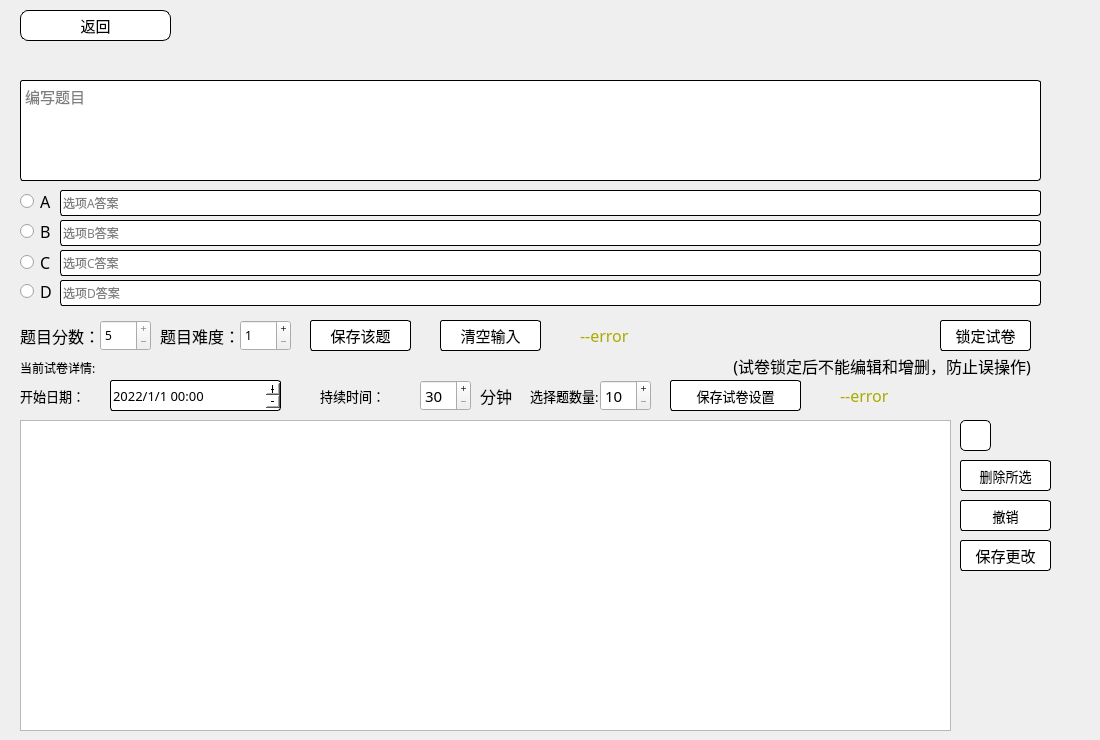
    <widget class="QWidget" name="tab">
     <attribute name="title">
      <string>页</string>
     </attribute>
     <widget class="QTableView" name="tableView_3">
      <property name="geometry">
       <rect>
        <x>20</x>
        <y>420</y>
        <width>931</width>
        <height>311</height>
       </rect>
      </property>
      <property name="font">
       <font>
        <family>黑体</family>
       </font>
      </property>
     </widget>
     <widget class="QLabel" name="label_15">
      <property name="geometry">
       <rect>
        <x>20</x>
        <y>360</y>
        <width>1021</width>
        <height>16</height>
       </rect>
      </property>
      <property name="font">
       <font>
        <family>黑体</family>
       </font>
      </property>
      <property name="text">
       <string>当前试卷详情:</string>
      </property>
     </widget>
     <widget class="QPushButton" name="pushButton_41">
      <property name="geometry">
       <rect>
        <x>310</x>
        <y>320</y>
        <width>101</width>
        <height>31</height>
       </rect>
      </property>
      <property name="font">
       <font>
        <family>黑体</family>
        <pointsize>11</pointsize>
        <weight>50</weight>
        <bold>false</bold>
       </font>
      </property>
      <property name="cursor">
       <cursorShape>PointingHandCursor</cursorShape>
      </property>
      <property name="acceptDrops">
       <bool>true</bool>
      </property>
      <property name="styleSheet">
       <string notr="true">QPushButton

{
	border:1px solid rgb(0,0,0);
	border-radius:3px;
	
	background-color: rgb(255, 255, 255);
}
QPushButton:hover
{
	background-color: rgb(250, 250, 250);
	border:1px solid rgb(0,0,0);
	
}</string>
      </property>
      <property name="text">
       <string>保存该题</string>
      </property>
      <property name="icon">
       <iconset resource="Img.qrc">
        <normaloff>:/img/img/save_78935.ico</normaloff>:/img/img/save_78935.ico</iconset>
      </property>
     </widget>
     <widget class="QPushButton" name="pushButton_delete_one">
      <property name="geometry">
       <rect>
        <x>960</x>
        <y>460</y>
        <width>91</width>
        <height>31</height>
       </rect>
      </property>
      <property name="font">
       <font>
        <family>黑体</family>
        <pointsize>10</pointsize>
        <weight>50</weight>
        <bold>false</bold>
       </font>
      </property>
      <property name="cursor">
       <cursorShape>PointingHandCursor</cursorShape>
      </property>
      <property name="acceptDrops">
       <bool>true</bool>
      </property>
      <property name="styleSheet">
       <string notr="true">QPushButton

{
	border:1px solid rgb(0,0,0);
	border-radius:3px;
	
	background-color: rgb(255, 255, 255);
}
QPushButton:hover
{
	background-color: rgb(250, 250, 250);
	border:1px solid rgb(0,0,0);
	
}</string>
      </property>
      <property name="text">
       <string>删除所选</string>
      </property>
      <property name="icon">
       <iconset resource="Img.qrc">
        <normaloff>:/img/img/seo.ico</normaloff>:/img/img/seo.ico</iconset>
      </property>
      <property name="iconSize">
       <size>
        <width>20</width>
        <height>20</height>
       </size>
      </property>
     </widget>
     <widget class="QPushButton" name="pushButton_undo">
      <property name="geometry">
       <rect>
        <x>960</x>
        <y>500</y>
        <width>91</width>
        <height>31</height>
       </rect>
      </property>
      <property name="font">
       <font>
        <family>黑体</family>
        <pointsize>10</pointsize>
        <weight>50</weight>
        <bold>false</bold>
       </font>
      </property>
      <property name="cursor">
       <cursorShape>PointingHandCursor</cursorShape>
      </property>
      <property name="acceptDrops">
       <bool>true</bool>
      </property>
      <property name="styleSheet">
       <string notr="true">QPushButton

{
	border:1px solid rgb(0,0,0);
	border-radius:3px;
	
	background-color: rgb(255, 255, 255);
}
QPushButton:hover
{
	background-color: rgb(250, 250, 250);
	border:1px solid rgb(0,0,0);
	
}</string>
      </property>
      <property name="text">
       <string>撤销</string>
      </property>
      <property name="icon">
       <iconset resource="Img.qrc">
        <normaloff>:/img/img/return.ico</normaloff>:/img/img/return.ico</iconset>
      </property>
      <property name="iconSize">
       <size>
        <width>20</width>
        <height>20</height>
       </size>
      </property>
     </widget>
     <widget class="QPushButton" name="pushButton_saveall">
      <property name="geometry">
       <rect>
        <x>960</x>
        <y>540</y>
        <width>91</width>
        <height>31</height>
       </rect>
      </property>
      <property name="font">
       <font>
        <family>黑体</family>
        <pointsize>11</pointsize>
        <weight>50</weight>
        <bold>false</bold>
       </font>
      </property>
      <property name="cursor">
       <cursorShape>PointingHandCursor</cursorShape>
      </property>
      <property name="acceptDrops">
       <bool>true</bool>
      </property>
      <property name="styleSheet">
       <string notr="true">QPushButton

{
	border:1px solid rgb(0,0,0);
	border-radius:3px;
	
	background-color: rgb(255, 255, 255);
}
QPushButton:hover
{
	background-color: rgb(250, 250, 250);
	border:1px solid rgb(0,0,0);
	
}</string>
      </property>
      <property name="text">
       <string>保存更改</string>
      </property>
      <property name="icon">
       <iconset resource="Img.qrc">
        <normaloff>:/img/img/save_78935.ico</normaloff>:/img/img/save_78935.ico</iconset>
      </property>
      <property name="iconSize">
       <size>
        <width>20</width>
        <height>20</height>
       </size>
      </property>
     </widget>
     <widget class="QPushButton" name="pushButton_45">
      <property name="geometry">
       <rect>
        <x>20</x>
        <y>10</y>
        <width>151</width>
        <height>31</height>
       </rect>
      </property>
      <property name="font">
       <font>
        <family>黑体</family>
        <pointsize>11</pointsize>
        <weight>50</weight>
        <bold>false</bold>
       </font>
      </property>
      <property name="cursor">
       <cursorShape>PointingHandCursor</cursorShape>
      </property>
      <property name="acceptDrops">
       <bool>true</bool>
      </property>
      <property name="styleSheet">
       <string notr="true">QPushButton

{
	border:1px solid rgb(0,0,0);
	border-radius:8px;
	
	background-color: rgb(255, 255, 255);
}
QPushButton:hover
{
	background-color: rgb(250, 250, 250);
	border:1px solid rgb(0,0,0);
	
}</string>
      </property>
      <property name="text">
       <string>返回</string>
      </property>
      <property name="icon">
       <iconset resource="Img.qrc">
        <normaloff>:/img/img/back.ico</normaloff>:/img/img/back.ico</iconset>
      </property>
     </widget>
     <widget class="QDateTimeEdit" name="dateTimeEdit">
      <property name="geometry">
       <rect>
        <x>110</x>
        <y>380</y>
        <width>171</width>
        <height>31</height>
       </rect>
      </property>
      <property name="font">
       <font>
        <family>黑体</family>
        <pointsize>10</pointsize>
       </font>
      </property>
      <property name="styleSheet">
       <string notr="true">QDateTimeEdit

{
	border:1px solid rgb(0,0,0);
	border-radius:3px;
	
	background-color: rgb(255, 255, 255);
}
QDateTimeEdit:hover
{
	background-color: rgb(250, 250, 250);
	border:1px solid rgb(0,0,0);
	
}</string>
      </property>
      <property name="buttonSymbols">
       <enum>QAbstractSpinBox::PlusMinus</enum>
      </property>
      <property name="date">
       <date>
        <year>2022</year>
        <month>1</month>
        <day>1</day>
       </date>
      </property>
      <property name="currentSection">
       <enum>QDateTimeEdit::YearSection</enum>
      </property>
      <property name="displayFormat">
       <string>yyyy/M/d hh:mm</string>
      </property>
     </widget>
     <widget class="QPushButton" name="pushButton_47">
      <property name="geometry">
       <rect>
        <x>670</x>
        <y>380</y>
        <width>131</width>
        <height>31</height>
       </rect>
      </property>
      <property name="font">
       <font>
        <family>黑体</family>
        <pointsize>10</pointsize>
        <weight>50</weight>
        <bold>false</bold>
       </font>
      </property>
      <property name="cursor">
       <cursorShape>PointingHandCursor</cursorShape>
      </property>
      <property name="acceptDrops">
       <bool>true</bool>
      </property>
      <property name="styleSheet">
       <string notr="true">QPushButton

{
	border:1px solid rgb(0,0,0);
	border-radius:3px;
	
	background-color: rgb(255, 255, 255);
}
QPushButton:hover
{
	background-color: rgb(250, 250, 250);
	border:1px solid rgb(0,0,0);
	
}</string>
      </property>
      <property name="text">
       <string>保存试卷设置</string>
      </property>
      <property name="icon">
       <iconset resource="Img.qrc">
        <normaloff>:/img/img/save_78935.ico</normaloff>:/img/img/save_78935.ico</iconset>
      </property>
     </widget>
     <widget class="QLabel" name="label_9">
      <property name="geometry">
       <rect>
        <x>480</x>
        <y>380</y>
        <width>51</width>
        <height>31</height>
       </rect>
      </property>
      <property name="font">
       <font>
        <family>黑体</family>
        <pointsize>12</pointsize>
       </font>
      </property>
      <property name="text">
       <string>分钟</string>
      </property>
     </widget>
     <widget class="QSpinBox" name="spinBox_examtime">
      <property name="geometry">
       <rect>
        <x>420</x>
        <y>380</y>
        <width>51</width>
        <height>31</height>
       </rect>
      </property>
      <property name="font">
       <font>
        <family>黑体</family>
        <pointsize>11</pointsize>
       </font>
      </property>
      <property name="wrapping">
       <bool>false</bool>
      </property>
      <property name="readOnly">
       <bool>false</bool>
      </property>
      <property name="buttonSymbols">
       <enum>QAbstractSpinBox::PlusMinus</enum>
      </property>
      <property name="minimum">
       <number>30</number>
      </property>
      <property name="maximum">
       <number>120</number>
      </property>
      <property name="singleStep">
       <number>5</number>
      </property>
      <property name="stepType">
       <enum>QAbstractSpinBox::DefaultStepType</enum>
      </property>
      <property name="displayIntegerBase">
       <number>10</number>
      </property>
     </widget>
     <widget class="QTextEdit" name="textEdit_question">
      <property name="geometry">
       <rect>
        <x>20</x>
        <y>80</y>
        <width>1021</width>
        <height>101</height>
       </rect>
      </property>
      <property name="font">
       <font>
        <family>黑体</family>
        <pointsize>11</pointsize>
       </font>
      </property>
      <property name="styleSheet">
       <string notr="true">QTextEdit

{
	border:1px solid rgb(0,0,0);
	border-radius:3px;
	
	background-color: rgb(255, 255, 255);
}
QTextEdit:hover
{
	background-color: rgb(250, 250, 250);
	border:1px solid rgb(0,0,0);
	
}</string>
      </property>
      <property name="readOnly">
       <bool>false</bool>
      </property>
      <property name="html">
       <string>&lt;!DOCTYPE HTML PUBLIC &quot;-//W3C//DTD HTML 4.0//EN&quot; &quot;http://www.w3.org/TR/REC-html40/strict.dtd&quot;&gt;
&lt;html&gt;&lt;head&gt;&lt;meta name=&quot;qrichtext&quot; content=&quot;1&quot; /&gt;&lt;style type=&quot;text/css&quot;&gt;
p, li { white-space: pre-wrap; }
&lt;/style&gt;&lt;/head&gt;&lt;body style=&quot; font-family:'黑体','黑体','黑体'; font-size:11pt; font-weight:400; font-style:normal;&quot;&gt;
&lt;p style=&quot;-qt-paragraph-type:empty; margin-top:0px; margin-bottom:0px; margin-left:0px; margin-right:0px; -qt-block-indent:0; text-indent:0px; font-family:'黑体';&quot;&gt;&lt;br /&gt;&lt;/p&gt;&lt;/body&gt;&lt;/html&gt;</string>
      </property>
      <property name="placeholderText">
       <string>编写题目</string>
      </property>
     </widget>
     <widget class="QRadioButton" name="radioButton_a">
      <property name="geometry">
       <rect>
        <x>20</x>
        <y>191</y>
        <width>41</width>
        <height>20</height>
       </rect>
      </property>
      <property name="font">
       <font>
        <family>黑体</family>
        <pointsize>12</pointsize>
       </font>
      </property>
      <property name="styleSheet">
       <string notr="true"/>
      </property>
      <property name="text">
       <string>A</string>
      </property>
     </widget>
     <widget class="QRadioButton" name="radioButton_b">
      <property name="geometry">
       <rect>
        <x>20</x>
        <y>221</y>
        <width>41</width>
        <height>20</height>
       </rect>
      </property>
      <property name="font">
       <font>
        <family>黑体</family>
        <pointsize>12</pointsize>
       </font>
      </property>
      <property name="text">
       <string>B</string>
      </property>
      <property name="autoRepeat">
       <bool>false</bool>
      </property>
     </widget>
     <widget class="QRadioButton" name="radioButton_d">
      <property name="geometry">
       <rect>
        <x>20</x>
        <y>281</y>
        <width>31</width>
        <height>21</height>
       </rect>
      </property>
      <property name="font">
       <font>
        <family>黑体</family>
        <pointsize>12</pointsize>
       </font>
      </property>
      <property name="text">
       <string>D</string>
      </property>
     </widget>
     <widget class="QRadioButton" name="radioButton_c">
      <property name="geometry">
       <rect>
        <x>20</x>
        <y>252</y>
        <width>31</width>
        <height>20</height>
       </rect>
      </property>
      <property name="font">
       <font>
        <family>黑体</family>
        <pointsize>12</pointsize>
       </font>
      </property>
      <property name="text">
       <string>C</string>
      </property>
     </widget>
     <widget class="QLineEdit" name="lineEdit_a">
      <property name="geometry">
       <rect>
        <x>60</x>
        <y>190</y>
        <width>981</width>
        <height>26</height>
       </rect>
      </property>
      <property name="font">
       <font>
        <family>黑体</family>
       </font>
      </property>
      <property name="styleSheet">
       <string notr="true">QLineEdit

{
	border:1px solid rgb(0,0,0);
	border-radius:3px;
	
	background-color: rgb(255, 255, 255);
}
QLineEdit:hover
{
	background-color: rgb(250, 250, 250);
	border:1px solid rgb(0,0,0);
	
}</string>
      </property>
      <property name="text">
       <string/>
      </property>
      <property name="placeholderText">
       <string>选项A答案</string>
      </property>
     </widget>
     <widget class="QLineEdit" name="lineEdit_b">
      <property name="geometry">
       <rect>
        <x>60</x>
        <y>220</y>
        <width>981</width>
        <height>26</height>
       </rect>
      </property>
      <property name="font">
       <font>
        <family>黑体</family>
       </font>
      </property>
      <property name="styleSheet">
       <string notr="true">QLineEdit

{
	border:1px solid rgb(0,0,0);
	border-radius:3px;
	
	background-color: rgb(255, 255, 255);
}
QLineEdit:hover
{
	background-color: rgb(250, 250, 250);
	border:1px solid rgb(0,0,0);
	
}</string>
      </property>
      <property name="placeholderText">
       <string>选项B答案</string>
      </property>
     </widget>
     <widget class="QLineEdit" name="lineEdit_c">
      <property name="geometry">
       <rect>
        <x>60</x>
        <y>250</y>
        <width>981</width>
        <height>26</height>
       </rect>
      </property>
      <property name="font">
       <font>
        <family>黑体</family>
       </font>
      </property>
      <property name="styleSheet">
       <string notr="true">QLineEdit

{
	border:1px solid rgb(0,0,0);
	border-radius:3px;
	
	background-color: rgb(255, 255, 255);
}
QLineEdit:hover
{
	background-color: rgb(250, 250, 250);
	border:1px solid rgb(0,0,0);
	
}</string>
      </property>
      <property name="placeholderText">
       <string>选项C答案</string>
      </property>
     </widget>
     <widget class="QLineEdit" name="lineEdit_d">
      <property name="geometry">
       <rect>
        <x>60</x>
        <y>280</y>
        <width>981</width>
        <height>26</height>
       </rect>
      </property>
      <property name="font">
       <font>
        <family>黑体</family>
       </font>
      </property>
      <property name="styleSheet">
       <string notr="true">QLineEdit

{
	border:1px solid rgb(0,0,0);
	border-radius:3px;
	
	background-color: rgb(255, 255, 255);
}
QLineEdit:hover
{
	background-color: rgb(250, 250, 250);
	border:1px solid rgb(0,0,0);
	
}</string>
      </property>
      <property name="placeholderText">
       <string>选项D答案</string>
      </property>
     </widget>
     <widget class="QSpinBox" name="spinBox_score">
      <property name="geometry">
       <rect>
        <x>100</x>
        <y>320</y>
        <width>51</width>
        <height>31</height>
       </rect>
      </property>
      <property name="font">
       <font>
        <family>黑体</family>
       </font>
      </property>
      <property name="buttonSymbols">
       <enum>QAbstractSpinBox::PlusMinus</enum>
      </property>
      <property name="minimum">
       <number>5</number>
      </property>
      <property name="maximum">
       <number>5</number>
      </property>
     </widget>
     <widget class="QLabel" name="label_10">
      <property name="geometry">
       <rect>
        <x>20</x>
        <y>320</y>
        <width>81</width>
        <height>31</height>
       </rect>
      </property>
      <property name="font">
       <font>
        <family>黑体</family>
        <pointsize>12</pointsize>
       </font>
      </property>
      <property name="text">
       <string>题目分数：</string>
      </property>
     </widget>
     <widget class="QSpinBox" name="spinBox_hard">
      <property name="enabled">
       <bool>true</bool>
      </property>
      <property name="geometry">
       <rect>
        <x>240</x>
        <y>320</y>
        <width>51</width>
        <height>31</height>
       </rect>
      </property>
      <property name="font">
       <font>
        <family>黑体</family>
       </font>
      </property>
      <property name="buttonSymbols">
       <enum>QAbstractSpinBox::PlusMinus</enum>
      </property>
      <property name="minimum">
       <number>1</number>
      </property>
      <property name="maximum">
       <number>5</number>
      </property>
     </widget>
     <widget class="QLabel" name="label_19">
      <property name="enabled">
       <bool>true</bool>
      </property>
      <property name="geometry">
       <rect>
        <x>160</x>
        <y>320</y>
        <width>81</width>
        <height>31</height>
       </rect>
      </property>
      <property name="font">
       <font>
        <family>黑体</family>
        <pointsize>12</pointsize>
       </font>
      </property>
      <property name="text">
       <string>题目难度：</string>
      </property>
     </widget>
     <widget class="QLabel" name="label_20">
      <property name="geometry">
       <rect>
        <x>20</x>
        <y>380</y>
        <width>81</width>
        <height>31</height>
       </rect>
      </property>
      <property name="font">
       <font>
        <family>黑体</family>
        <pointsize>10</pointsize>
       </font>
      </property>
      <property name="text">
       <string>开始日期：</string>
      </property>
     </widget>
     <widget class="QLabel" name="label_21">
      <property name="geometry">
       <rect>
        <x>320</x>
        <y>380</y>
        <width>91</width>
        <height>31</height>
       </rect>
      </property>
      <property name="font">
       <font>
        <family>黑体</family>
        <pointsize>10</pointsize>
       </font>
      </property>
      <property name="text">
       <string>持续时间：</string>
      </property>
     </widget>
     <widget class="QLabel" name="label_tips">
      <property name="geometry">
       <rect>
        <x>580</x>
        <y>320</y>
        <width>361</width>
        <height>31</height>
       </rect>
      </property>
      <property name="font">
       <font>
        <family>黑体</family>
        <pointsize>12</pointsize>
       </font>
      </property>
      <property name="styleSheet">
       <string notr="true">QLabel{
	color: rgb(170, 170, 0);
}</string>
      </property>
      <property name="text">
       <string>--error</string>
      </property>
     </widget>
     <widget class="QPushButton" name="pushButton_clear_input">
      <property name="geometry">
       <rect>
        <x>440</x>
        <y>320</y>
        <width>101</width>
        <height>31</height>
       </rect>
      </property>
      <property name="font">
       <font>
        <family>黑体</family>
        <pointsize>11</pointsize>
        <weight>50</weight>
        <bold>false</bold>
       </font>
      </property>
      <property name="cursor">
       <cursorShape>PointingHandCursor</cursorShape>
      </property>
      <property name="acceptDrops">
       <bool>true</bool>
      </property>
      <property name="styleSheet">
       <string notr="true">QPushButton

{
	border:1px solid rgb(0,0,0);
	border-radius:3px;
	
	background-color: rgb(255, 255, 255);
}
QPushButton:hover
{
	background-color: rgb(250, 250, 250);
	border:1px solid rgb(0,0,0);
	
}</string>
      </property>
      <property name="text">
       <string>清空输入</string>
      </property>
     </widget>
     <widget class="QPushButton" name="pushButton_14">
      <property name="geometry">
       <rect>
        <x>960</x>
        <y>420</y>
        <width>31</width>
        <height>31</height>
       </rect>
      </property>
      <property name="font">
       <font>
        <family>黑体</family>
        <pointsize>9</pointsize>
       </font>
      </property>
      <property name="cursor">
       <cursorShape>PointingHandCursor</cursorShape>
      </property>
      <property name="styleSheet">
       <string notr="true">QPushButton

{
	border:1px solid rgb(0,0,0);
	border-radius:5px;
	
	background-color: rgb(255, 255, 255);
}
QPushButton:hover
{
	background-color: rgb(250, 250, 250);
	border:1px solid rgb(0,0,0);
	
}</string>
      </property>
      <property name="text">
       <string/>
      </property>
      <property name="icon">
       <iconset resource="Img.qrc">
        <normaloff>:/img/img/refresh.ico</normaloff>:/img/img/refresh.ico</iconset>
      </property>
      <property name="iconSize">
       <size>
        <width>24</width>
        <height>24</height>
       </size>
      </property>
     </widget>
     <widget class="QLabel" name="label_tips_database">
      <property name="geometry">
       <rect>
        <x>840</x>
        <y>380</y>
        <width>251</width>
        <height>31</height>
       </rect>
      </property>
      <property name="font">
       <font>
        <family>黑体</family>
        <pointsize>12</pointsize>
       </font>
      </property>
      <property name="styleSheet">
       <string notr="true">QLabel{
	color: rgb(170, 170, 0);
}</string>
      </property>
      <property name="text">
       <string>--error</string>
      </property>
     </widget>
     <widget class="QLabel" name="label_tips_lock">
      <property name="geometry">
       <rect>
        <x>680</x>
        <y>350</y>
        <width>351</width>
        <height>31</height>
       </rect>
      </property>
      <property name="font">
       <font>
        <family>黑体</family>
        <pointsize>12</pointsize>
       </font>
      </property>
      <property name="layoutDirection">
       <enum>Qt::RightToLeft</enum>
      </property>
      <property name="text">
       <string>(试卷锁定后不能编辑和增删，防止误操作)</string>
      </property>
      <property name="alignment">
       <set>Qt::AlignRight|Qt::AlignTrailing|Qt::AlignVCenter</set>
      </property>
     </widget>
     <widget class="QPushButton" name="pushButton_question_lock">
      <property name="geometry">
       <rect>
        <x>940</x>
        <y>320</y>
        <width>91</width>
        <height>31</height>
       </rect>
      </property>
      <property name="font">
       <font>
        <family>黑体</family>
        <pointsize>11</pointsize>
        <weight>50</weight>
        <bold>false</bold>
       </font>
      </property>
      <property name="cursor">
       <cursorShape>PointingHandCursor</cursorShape>
      </property>
      <property name="acceptDrops">
       <bool>true</bool>
      </property>
      <property name="styleSheet">
       <string notr="true">QPushButton

{
	border:1px solid rgb(0,0,0);
	border-radius:3px;
	
	background-color: rgb(255, 255, 255);
}
QPushButton:hover
{
	background-color: rgb(250, 250, 250);
	border:1px solid rgb(0,0,0);
	
}</string>
      </property>
      <property name="text">
       <string>锁定试卷</string>
      </property>
      <property name="icon">
       <iconset resource="Img.qrc">
        <normaloff>:/img/img/lock.ico</normaloff>:/img/img/lock.ico</iconset>
      </property>
     </widget>
     <widget class="QLabel" name="label_28">
      <property name="geometry">
       <rect>
        <x>530</x>
        <y>380</y>
        <width>71</width>
        <height>31</height>
       </rect>
      </property>
      <property name="font">
       <font>
        <family>黑体</family>
        <pointsize>10</pointsize>
       </font>
      </property>
      <property name="text">
       <string>选择题数量:</string>
      </property>
     </widget>
     <widget class="QSpinBox" name="spinBox_exam_question_number">
      <property name="geometry">
       <rect>
        <x>600</x>
        <y>380</y>
        <width>51</width>
        <height>31</height>
       </rect>
      </property>
      <property name="font">
       <font>
        <family>黑体</family>
        <pointsize>11</pointsize>
       </font>
      </property>
      <property name="wrapping">
       <bool>false</bool>
      </property>
      <property name="readOnly">
       <bool>false</bool>
      </property>
      <property name="buttonSymbols">
       <enum>QAbstractSpinBox::PlusMinus</enum>
      </property>
      <property name="minimum">
       <number>10</number>
      </property>
      <property name="maximum">
       <number>100</number>
      </property>
      <property name="singleStep">
       <number>5</number>
      </property>
      <property name="stepType">
       <enum>QAbstractSpinBox::DefaultStepType</enum>
      </property>
      <property name="value">
       <number>10</number>
      </property>
      <property name="displayIntegerBase">
       <number>10</number>
      </property>
     </widget>
    </widget>
